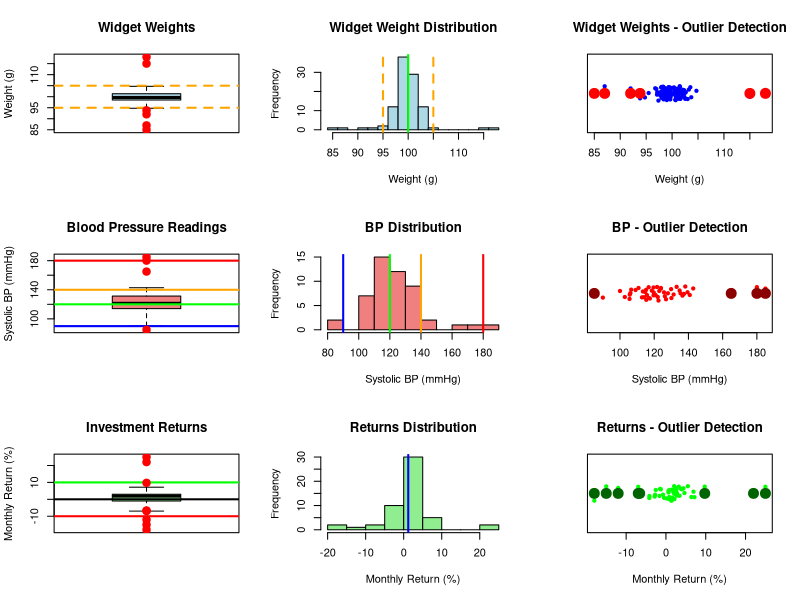

Write the R code that produced this figure.
# Real-World Outlier Detection Applications
# Complete workflow and practical interpretation

# Create output directory
if (!dir.exists("output")) dir.create("output")

cat("Real-World Outlier Detection Applications\n")
cat("========================================\n\n")

# 1. Quality Control Example
cat("1. MANUFACTURING QUALITY CONTROL\n")
cat("================================\n")

set.seed(789)
# Widget weights: target = 100g, normal process variation
normal_weights <- rnorm(95, 100, 2)
# Add some problematic measurements
widget_weights <- c(normal_weights, 85, 87, 115, 118, 92)  # Mixed outliers

cat("Widget manufacturing data (n =", length(widget_weights), ")\n")
cat("Target weight: 100g\n\n")

# Complete outlier analysis function
complete_outlier_analysis <- function(data, context_name) {
  cat(context_name, "Outlier Analysis:\n")
  cat(rep("=", nchar(context_name) + 18), "\n", sep = "")
  
  # Basic statistics
  n <- length(data)
  mean_val <- mean(data)
  sd_val <- sd(data)
  
  # Box plot method
  quartiles <- quantile(data, c(0.25, 0.5, 0.75))
  iqr_val <- IQR(data)
  inner_fences <- c(quartiles[1] - 1.5 * iqr_val, quartiles[3] + 1.5 * iqr_val)
  outer_fences <- c(quartiles[1] - 3 * iqr_val, quartiles[3] + 3 * iqr_val)
  
  mild_outliers <- data[data < inner_fences[1] | data > inner_fences[2]]
  extreme_outliers <- data[data < outer_fences[1] | data > outer_fences[2]]
  
  # Z-score method
  z_scores <- abs((data - mean_val) / sd_val)
  possible_outliers <- data[z_scores > 2]
  z_outliers <- data[z_scores > 3]
  
  cat("Sample size:", n, "\n")
  cat("Mean:", round(mean_val, 2), ", SD:", round(sd_val, 2), "\n")
  cat("Q1:", round(quartiles[1], 2), ", Median:", round(quartiles[2], 2), 
      ", Q3:", round(quartiles[3], 2), "\n\n")
  
  cat("BOX PLOT METHOD:\n")
  cat("Inner fences: [", round(inner_fences[1], 2), ", ", round(inner_fences[2], 2), "]\n")
  cat("Mild outliers:", ifelse(length(mild_outliers) > 0, 
                              paste(round(sort(mild_outliers), 1), collapse = ", "), "None"), "\n")
  cat("Extreme outliers:", ifelse(length(extreme_outliers) > 0, 
                                 paste(round(sort(extreme_outliers), 1), collapse = ", "), "None"), "\n\n")
  
  cat("Z-SCORE METHOD:\n")
  cat("Possible outliers (|z| > 2):", ifelse(length(possible_outliers) > 0, 
                                            paste(round(sort(possible_outliers), 1), collapse = ", "), "None"), "\n")
  cat("Outliers (|z| > 3):", ifelse(length(z_outliers) > 0, 
                                   paste(round(sort(z_outliers), 1), collapse = ", "), "None"), "\n\n")
  
  return(list(
    mild = mild_outliers, extreme = extreme_outliers,
    possible = possible_outliers, z_outliers = z_outliers,
    fences = c(inner_fences, outer_fences),
    stats = c(mean_val, sd_val, quartiles)
  ))
}

# Analyze widget weights
widget_results <- complete_outlier_analysis(widget_weights, "Widget Manufacturing")

# Quality control interpretation
cat("QUALITY CONTROL INTERPRETATION:\n")
cat("===============================\n")
outlier_values <- unique(c(widget_results$mild, widget_results$possible))
for(weight in sort(outlier_values)) {
  cat("Weight", weight, "g:")
  
  if(weight < 90) {
    cat(" CRITICAL - Underweight, check calibration\n")
  } else if(weight < 95) {
    cat(" WARNING - Below specification, investigate\n")
  } else if(weight > 110) {
    cat(" CRITICAL - Overweight, check process\n")
  } else if(weight > 105) {
    cat(" WARNING - Above specification, monitor\n")
  } else {
    cat(" MINOR - Within acceptable range\n")
  }
}
cat("\n")

# 2. Medical/Health Data Example
cat("2. BLOOD PRESSURE MONITORING\n")
cat("============================\n")

# Systolic blood pressure readings
set.seed(456)
normal_bp <- rnorm(45, 120, 10)  # Normal range around 120
bp_readings <- c(normal_bp, 180, 185, 85, 90, 165)  # Add some concerning values

cat("Systolic blood pressure readings (n =", length(bp_readings), ")\n")
cat("Normal range: 90-120 mmHg\n\n")

bp_results <- complete_outlier_analysis(bp_readings, "Blood Pressure")

# Medical interpretation
cat("MEDICAL INTERPRETATION:\n")
cat("======================\n")
bp_outliers <- unique(c(bp_results$mild, bp_results$possible))
for(bp in sort(bp_outliers)) {
  cat("BP", round(bp), "mmHg:")
  
  if(bp >= 180) {
    cat(" HYPERTENSIVE CRISIS - Immediate attention needed\n")
  } else if(bp >= 160) {
    cat(" STAGE 2 HYPERTENSION - Medication indicated\n")
  } else if(bp >= 140) {
    cat(" STAGE 1 HYPERTENSION - Lifestyle changes\n")
  } else if(bp <= 90) {
    cat(" HYPOTENSION - Monitor for symptoms\n")
  } else {
    cat(" ELEVATED - Recheck and monitor\n")
  }
}
cat("\n")

# 3. Financial Data Example
cat("3. INVESTMENT RETURNS ANALYSIS\n")
cat("==============================\n")

# Monthly returns (as percentages)
set.seed(321)
normal_returns <- rnorm(47, 1.2, 3.5)  # Average 1.2% monthly return
returns <- c(normal_returns, -15, -18, 22, 25, -12)  # Add some extreme months

cat("Monthly investment returns (n =", length(returns), ")\n")
cat("Expected monthly return: ~1.2%\n\n")

returns_results <- complete_outlier_analysis(returns, "Investment Returns")

# Financial interpretation
cat("FINANCIAL INTERPRETATION:\n")
cat("========================\n")
return_outliers <- unique(c(returns_results$mild, returns_results$possible))
for(ret in sort(return_outliers)) {
  cat("Return", round(ret, 1), "%:")
  
  if(ret <= -15) {
    cat(" MAJOR LOSS - Review portfolio, market event?\n")
  } else if(ret <= -10) {
    cat(" SIGNIFICANT LOSS - Investigate causes\n")
  } else if(ret >= 20) {
    cat(" EXCEPTIONAL GAIN - Unsustainable, consider rebalancing\n")
  } else if(ret >= 15) {
    cat(" STRONG PERFORMANCE - Monitor for volatility\n")
  } else {
    cat(" MODERATE OUTLIER - Normal market variation\n")
  }
}
cat("\n")

# Create comprehensive visualization
png("output/real_world_outlier_applications.png", width = 1600, height = 1200, res = 120)
par(mfrow = c(3, 3))

# Widget manufacturing analysis
boxplot(widget_weights, main = "Widget Weights", ylab = "Weight (g)", col = "lightblue")
abline(h = c(95, 105), col = "orange", lty = 2, lwd = 2)  # Specification limits
points(rep(1, length(widget_results$mild)), widget_results$mild, col = "red", pch = 19, cex = 1.5)

hist(widget_weights, main = "Widget Weight Distribution", xlab = "Weight (g)", 
     col = "lightblue", breaks = 12)
abline(v = 100, col = "green", lwd = 2)  # Target
abline(v = c(95, 105), col = "orange", lty = 2, lwd = 2)  # Specs

stripchart(widget_weights, main = "Widget Weights - Outlier Detection", 
           xlab = "Weight (g)", method = "jitter", pch = 19, col = "blue")
points(widget_results$mild, rep(1, length(widget_results$mild)), col = "red", pch = 19, cex = 2)

# Blood pressure analysis
boxplot(bp_readings, main = "Blood Pressure Readings", ylab = "Systolic BP (mmHg)", col = "lightcoral")
abline(h = c(90, 120, 140, 180), col = c("blue", "green", "orange", "red"), lwd = 2)
points(rep(1, length(bp_results$mild)), bp_results$mild, col = "red", pch = 19, cex = 1.5)

hist(bp_readings, main = "BP Distribution", xlab = "Systolic BP (mmHg)", 
     col = "lightcoral", breaks = 12)
abline(v = c(90, 120, 140, 180), col = c("blue", "green", "orange", "red"), lwd = 2)

stripchart(bp_readings, main = "BP - Outlier Detection", 
           xlab = "Systolic BP (mmHg)", method = "jitter", pch = 19, col = "red")
points(bp_results$mild, rep(1, length(bp_results$mild)), col = "darkred", pch = 19, cex = 2)

# Investment returns analysis
boxplot(returns, main = "Investment Returns", ylab = "Monthly Return (%)", col = "lightgreen")
abline(h = c(-10, 0, 10), col = c("red", "black", "green"), lwd = 2)
points(rep(1, length(returns_results$mild)), returns_results$mild, col = "red", pch = 19, cex = 1.5)

hist(returns, main = "Returns Distribution", xlab = "Monthly Return (%)", 
     col = "lightgreen", breaks = 12)
abline(v = 1.2, col = "blue", lwd = 2)  # Expected return

stripchart(returns, main = "Returns - Outlier Detection", 
           xlab = "Monthly Return (%)", method = "jitter", pch = 19, col = "green")
points(returns_results$mild, rep(1, length(returns_results$mild)), col = "darkgreen", pch = 19, cex = 2)

dev.off()
cat("✓ Real-world applications plot saved to output/real_world_outlier_applications.png\n")

# Decision framework for outlier treatment
cat("OUTLIER TREATMENT DECISION FRAMEWORK:\n")
cat("====================================\n\n")

cat("STEP 1: IDENTIFY\n")
cat("• Use both box plot and z-score methods\n")
cat("• Document all potential outliers\n\n")

cat("STEP 2: INVESTIGATE\n")
cat("• Check for measurement errors\n")
cat("• Verify data entry accuracy\n")
cat("• Consider context and domain knowledge\n\n")

cat("STEP 3: CLASSIFY\n")
cat("• Measurement error → Correct or remove\n")
cat("• Different population → Separate analysis\n")
cat("• Rare event → Keep and note\n\n")

cat("STEP 4: DOCUMENT\n")
cat("• Record decision rationale\n")
cat("• Report impact on results\n")
cat("• Consider sensitivity analysis\n\n")

# Create action matrix
action_matrix <- data.frame(
  Outlier_Type = c("Measurement Error", "Different Population", "Rare Event"),
  Box_Plot_Action = c("Investigate & Remove", "Separate Analysis", "Keep & Note"),
  Z_Score_Action = c("Investigate & Remove", "Separate Analysis", "Keep & Note"),
  Follow_Up = c("Check instruments", "Review sampling", "Document context")
)

cat("OUTLIER ACTION MATRIX:\n")
print(action_matrix)

# Save comprehensive report
sink("output/outlier_applications_report.txt")
cat("REAL-WORLD OUTLIER DETECTION REPORT\n")
cat("===================================\n\n")

cat("1. WIDGET MANUFACTURING:\n")
cat("Outliers detected:", paste(round(sort(unique(c(widget_results$mild, widget_results$possible))), 1), collapse = ", "), "\n")
cat("Recommendation: Investigate process control for extreme values\n\n")

cat("2. BLOOD PRESSURE MONITORING:\n")
cat("Outliers detected:", paste(round(sort(unique(c(bp_results$mild, bp_results$possible))), 1), collapse = ", "), "\n")
cat("Recommendation: Follow up on extreme readings, consider medical intervention\n\n")

cat("3. INVESTMENT RETURNS:\n")
cat("Outliers detected:", paste(round(sort(unique(c(returns_results$mild, returns_results$possible))), 1), collapse = ", "), "\n")
cat("Recommendation: Analyze market conditions during extreme periods\n\n")

cat("GENERAL RECOMMENDATIONS:\n")
cat("• Always investigate outliers before removing\n")
cat("• Use domain knowledge in interpretation\n")
cat("• Document all decisions about outlier treatment\n")
cat("• Consider both statistical and practical significance\n")
sink()

cat("✓ Applications report saved to output/outlier_applications_report.txt\n")
cat("\nKey takeaway: Outlier detection is just the first step - interpretation and action depend on context!\n")
cat("Statistical methods identify unusual values, but domain expertise determines what to do about them.\n")
